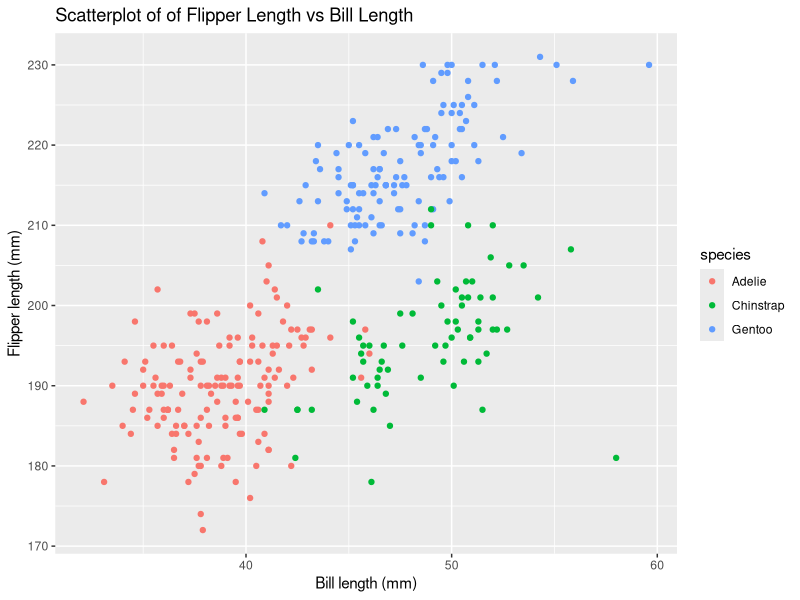
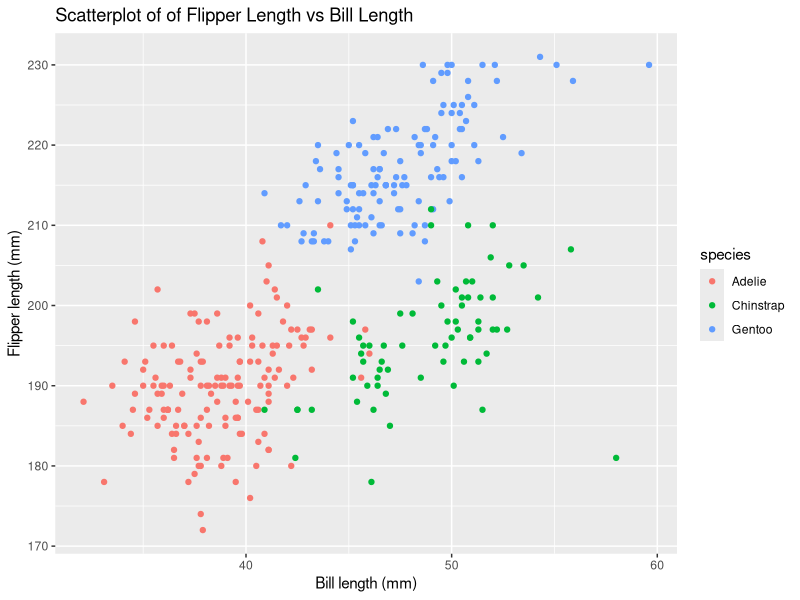

Here is the R script that generated these plots, in order:
## ---- chunk 1
knitr::opts_chunk$set(echo = TRUE)
## ---- chunk 2
library(ggplot2)
library(tidyverse)
## ---- chunk 3
data("penguins", package = "palmerpenguins")
head(penguins,5)
skimr::skim(penguins)
## ---- chunk 4
ggplot(penguins, aes(x=bill_length_mm, y=flipper_length_mm,color=species)) +
  geom_point() +ggtitle("Scatterplot of of Flipper Length vs Bill Length")+labs(y = "Flipper length (mm)", x = "Bill length (mm)")
ggsave("q1_plot.pdf")
## ---- chunk 5
set.seed(123)

df = tibble(
  x = rnorm(10, mean= 0,sd = 1),
  vec_char = rep("num", 10) ,
  vec_logical = ifelse(x[1:10]>0,TRUE,FALSE),
  vec_factor = rep(factor(LETTERS[1:3]),4,length.out = 10)
)
## ---- chunk 6
mean(pull(df,x))
mean(pull(df,vec_char))
mean(pull(df,vec_logical))
mean(pull(df,vec_factor))
## ---- chunk 7
as.numeric(pull(df,vec_char))
as.numeric(pull(df,vec_logical))
as.numeric(pull(df,vec_factor))
